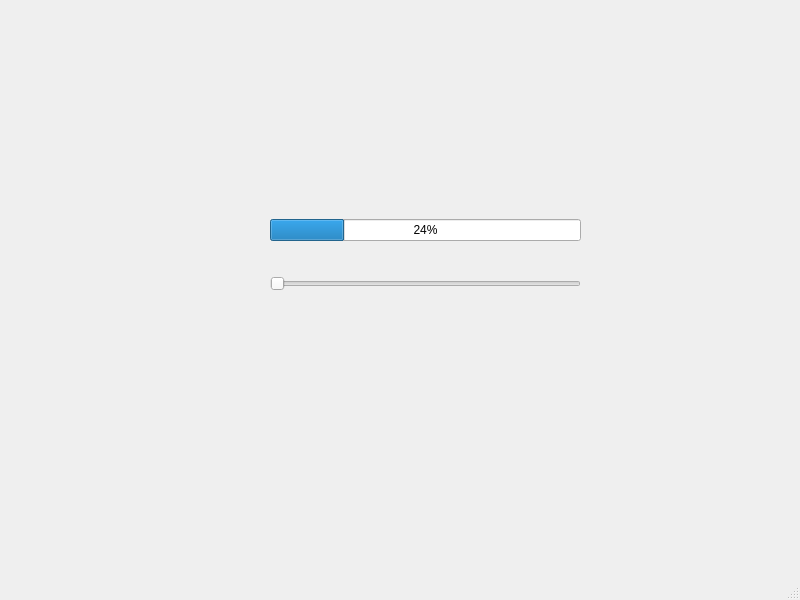
<?xml version="1.0" encoding="UTF-8"?>
<ui version="4.0">
 <class>MainWindow</class>
 <widget class="QMainWindow" name="MainWindow">
  <property name="geometry">
   <rect>
    <x>0</x>
    <y>0</y>
    <width>800</width>
    <height>600</height>
   </rect>
  </property>
  <property name="windowTitle">
   <string>MainWindow</string>
  </property>
  <widget class="QWidget" name="centralwidget">
   <widget class="QWidget" name="">
    <property name="geometry">
     <rect>
      <x>270</x>
      <y>190</y>
      <width>311</width>
      <height>131</height>
     </rect>
    </property>
    <layout class="QVBoxLayout" name="verticalLayout">
     <item>
      <widget class="QProgressBar" name="progressBar">
       <property name="value">
        <number>24</number>
       </property>
      </widget>
     </item>
     <item>
      <widget class="QSlider" name="horizontalSlider">
       <property name="orientation">
        <enum>Qt::Horizontal</enum>
       </property>
      </widget>
     </item>
    </layout>
   </widget>
  </widget>
  <widget class="QMenuBar" name="menubar">
   <property name="geometry">
    <rect>
     <x>0</x>
     <y>0</y>
     <width>800</width>
     <height>21</height>
    </rect>
   </property>
  </widget>
  <widget class="QStatusBar" name="statusbar"/>
 </widget>
 <resources/>
 <connections/>
</ui>
